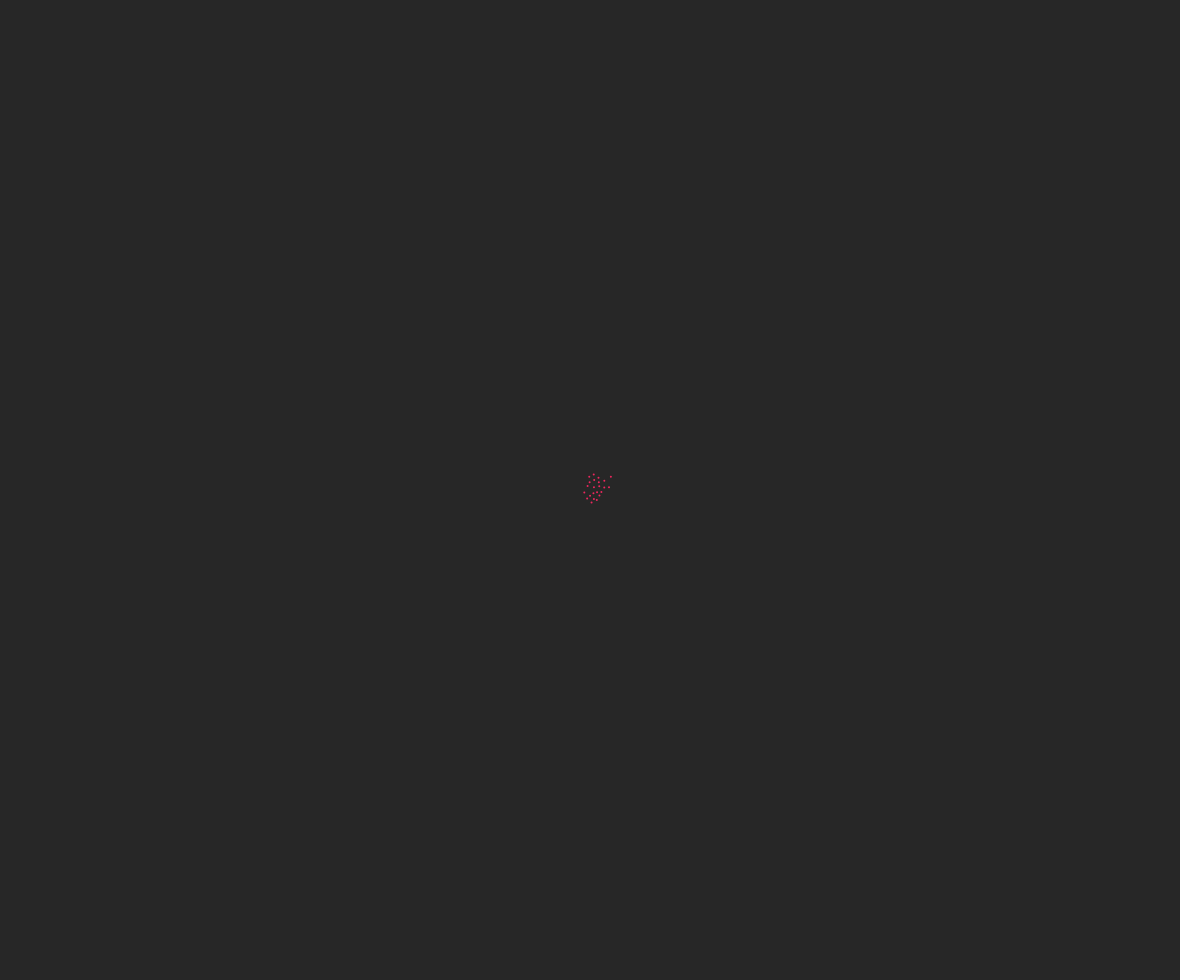
Frame 1 (no input)
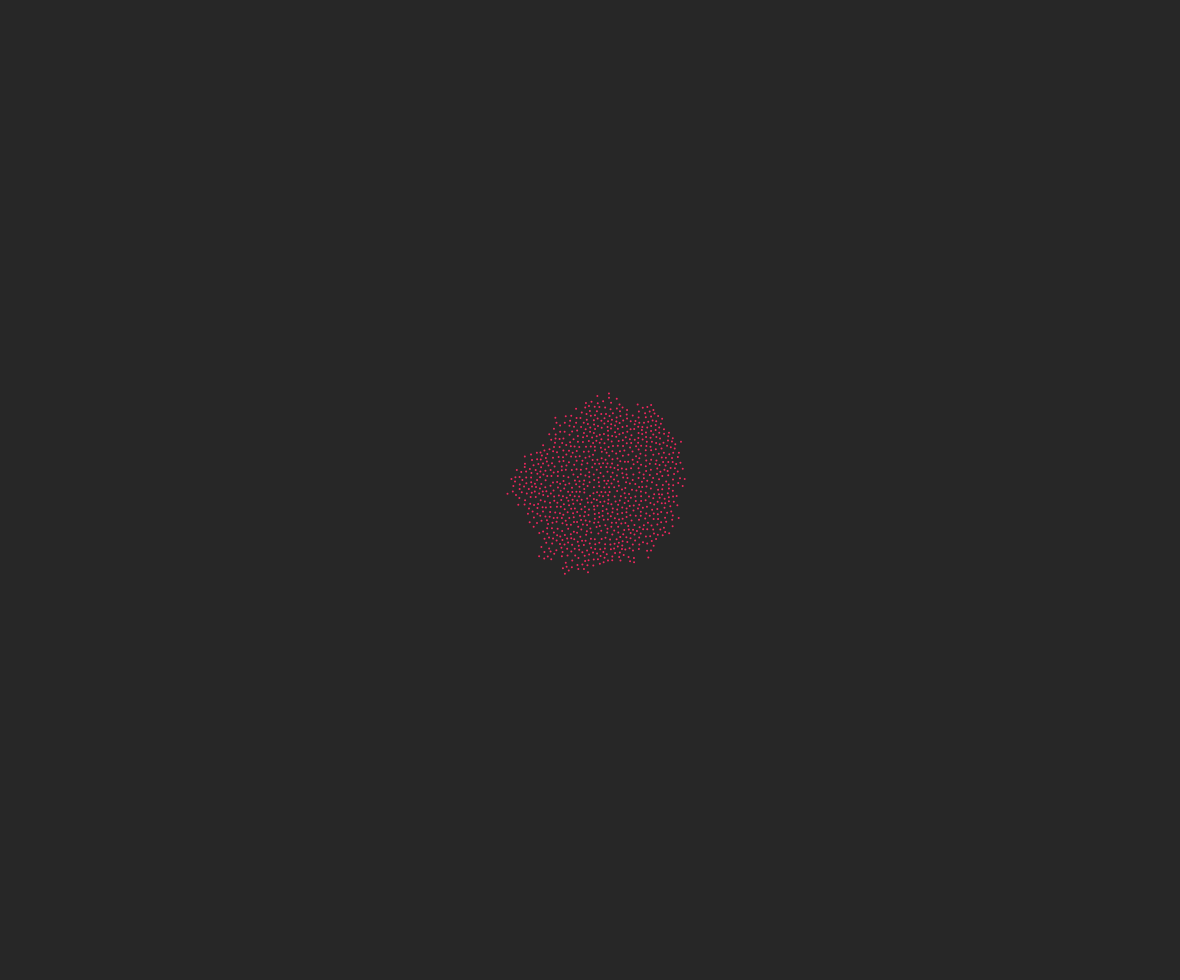
Frame 60 (no input)
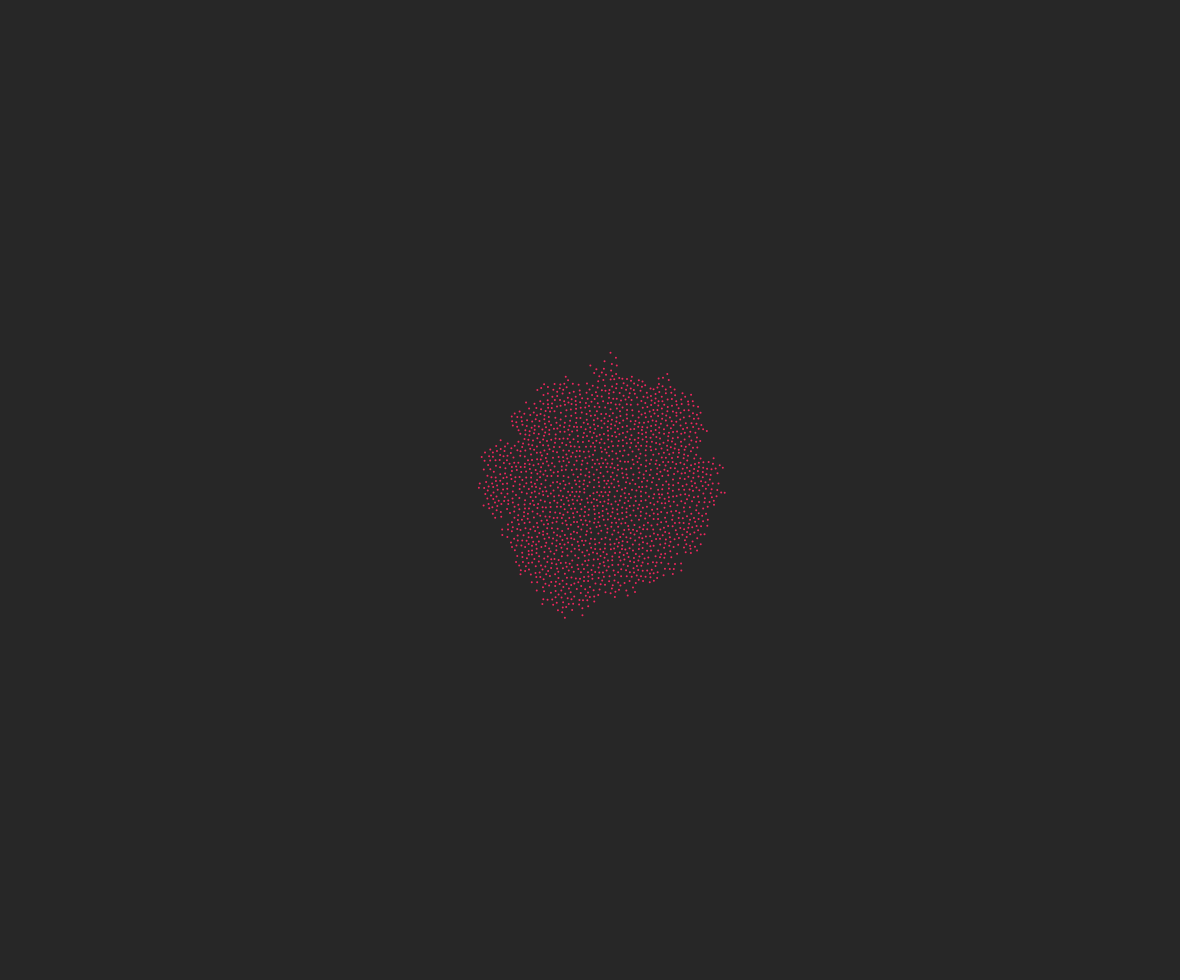
Frame 120 (the mouse pressed at the canvas centre since frame 60)

The p5.js sketch that drew these frames (run headless with seeded random() and noise() and a simulated clock; from frame 60 on, the mouse is pressed at the canvas centre):

// p5.js sketch
// ── sketch.js
// Daniel Shiffman http://codingtra.in http://patreon.com/codingtrain Code for
// this video: https://youtu.be/flQgnCUxHlw

var r = 4;
var k = 30;
var grid = [];
var w = r / Math.sqrt(2);
var active = [];
var cols,
  rows;
var ordered = [];
var maxCount = 7000;

function setup() {
  createCanvas(windowWidth-20, windowHeight-20);
  background(39,39,39);
  strokeWeight(20);

  // STEP 0
  cols = floor(width / w);
  rows = floor(height / w);
  for (var i = 0; i < cols * rows; i++) {
    grid[i] = undefined;
  }

  // STEP 1
  var x = width / 2;
  var y = height / 2;
  var i = floor(x / w);
  var j = floor(y / w);
  var pos = createVector(x, y);
  grid[i + j * cols] = pos;
  active.push(pos);
  //frameRate(1);
}

function draw() {
  background(39,39,39);
  //noLoop();

  for (var total = 0; total < 25; total++) {
    if (active.length > 0) {
      var randIndex = floor(random(active.length));
      var pos = active[randIndex];
      var found = false;
      for (var n = 0; n < k; n++) {
        var sample = p5
          .Vector
          .random2D();
        var m = random(r, 2 * r);
        sample.setMag(m);
        sample.add(pos);

        var col = floor(sample.x / w);
        var row = floor(sample.y / w);

        if (col > -1 && row > -1 && col < cols && row < rows && !grid[col + row * cols]) {
          var ok = true;
          for (var i = -1; i <= 1; i++) {
            for (var j = -1; j <= 1; j++) {
              var index = (col + i) + (row + j) * cols;
              var neighbor = grid[index];
              if (neighbor) {
                var d = p5
                  .Vector
                  .dist(sample, neighbor);
                if (d < r) {
                  ok = false;
                }
              }
            }
          }
          if (ok) {
            found = true;
            grid[col + row * cols] = sample;
            active.push(sample);
            ordered.push(sample);
            // Should we break?
            break;
          }
        }
      }

      if (!found) {
        active.splice(randIndex, 1);
      }

    }
  }
  if (ordered.length > maxCount) noLoop();

  for (var i = 0; i < ordered.length; i++) {
    if (ordered[i]) {
      stroke(236,39,93);
      strokeWeight(r * 0.5);
      point(ordered[i].x, ordered[i].y);
    }
  }
}
